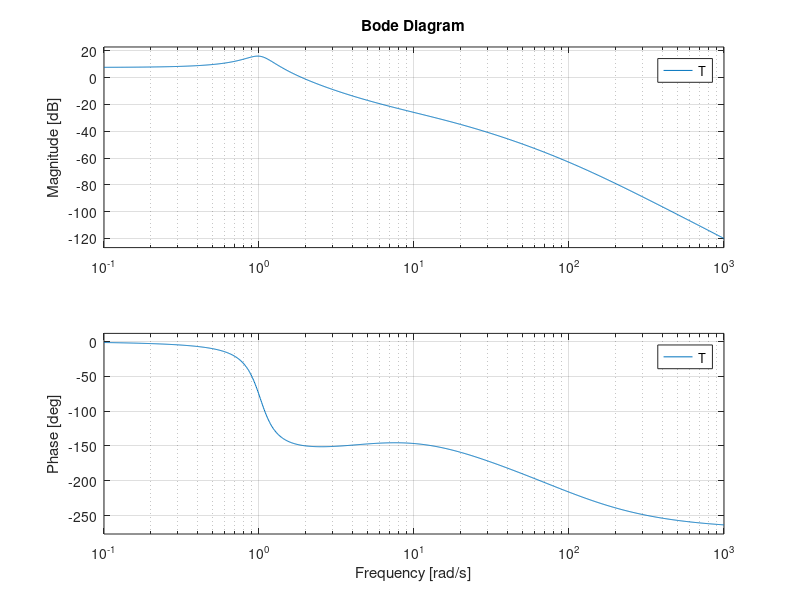

The MATLAB script that drew this image:
clc; clear;

% Define Numerator & Denominator
num = 1000 * [1 5]; % (s + 5)
den1 = [1 20];      % (s + 20)
den2 = [1 100];     % (s + 100)
den3 = [1 0.4 1.04];% (s^2 + 0.4s + 1.04)

% Multiply denominator polynomials
den_full = conv(conv(den1, den2), den3);

% Create transfer function
T = tf(num, den_full);

% Bode Plots
bode (T)
grid on;
